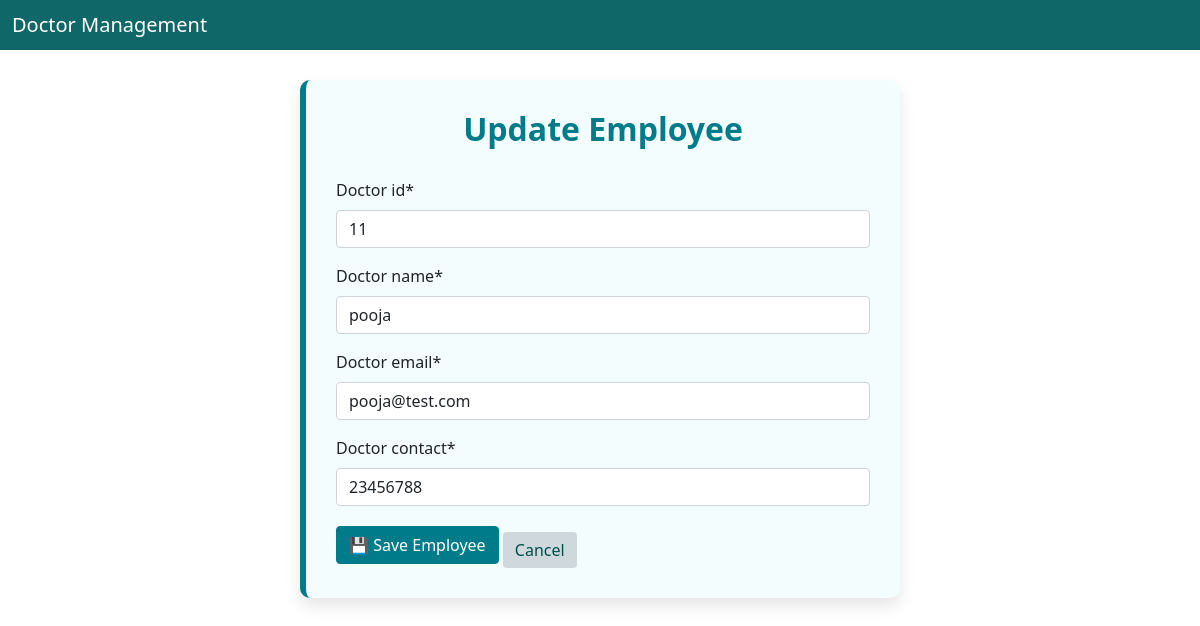
The app's page /update/1/ with its own data.
### Doctor/models.py (models this page shows, shortened)
class Doctor(models.Model):
    Doctor_id=models.CharField(max_length=20)
    Doctor_name=models.CharField(max_length=100)
    Doctor_email=models.EmailField()
    Doctor_contact=models.CharField(max_length=20)

### Doctor/views.py (the view)
# urls.py: path('update/<int:pk>/', views.update_doctor, name='update'),
def update_doctor(request, pk):
    doctor = get_object_or_404(Doctor, pk=pk)
    if request.method == 'POST':
        form = DoctorForm(request.POST, instance=doctor)
        if form.is_valid():
            form.save()
            return redirect('list')
    else:
        form = DoctorForm(instance=doctor)
    return render(request, 'update.html', {'form': form})

### Doctor/forms.py
class DoctorForm(forms.ModelForm):
    class Meta:
        model=Doctor
        fields='__all__'

### Doctor/templates/update.html (shortened to what this page needs)
{% extends "base.html" %}
{% load crispy_forms_tags %}
{% block content %}
<div class="form-container">
    <h2>Update Employee</h2>
    <form method="POST" class="form-group">
        {{ form|crispy }}
        <button type="submit" class="btn btn-primary">💾 Save Employee</button>
        <a href="{% url 'list' %}" class="btn btn-secondary">Cancel</a>
    </form>
</div>
{% endblock %}

### Doctor/templates/update.html (style rules this page uses)
.form-container { max-width: 600px; margin: 30px auto; background-color: #f4fdfd; padding: 30px; border-radius: 10px; box-shadow: 0 8px 16px rgba(0, 0, 0, 0.1); border-left: 6px solid #007b8a; }
h2 { color: #007b8a; text-align: center; margin-bottom: 30px; font-weight: bold; }
.btn-primary { background-color: #007b8a; border-color: #007b8a; }
.btn-secondary { margin-top: 10px; background-color: #cfd8dc; color: #004d4d; border: none; }

### records on screen
Doctor: Doctor_id "11", Doctor_name "pooja", Doctor_email "pooja@test.com", Doctor_contact "23456788"
